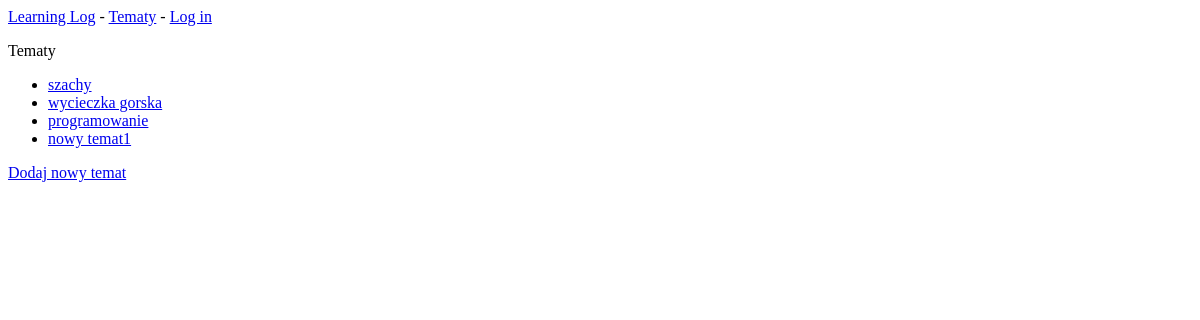
/topics/, run on an earlier commit of the app's database.
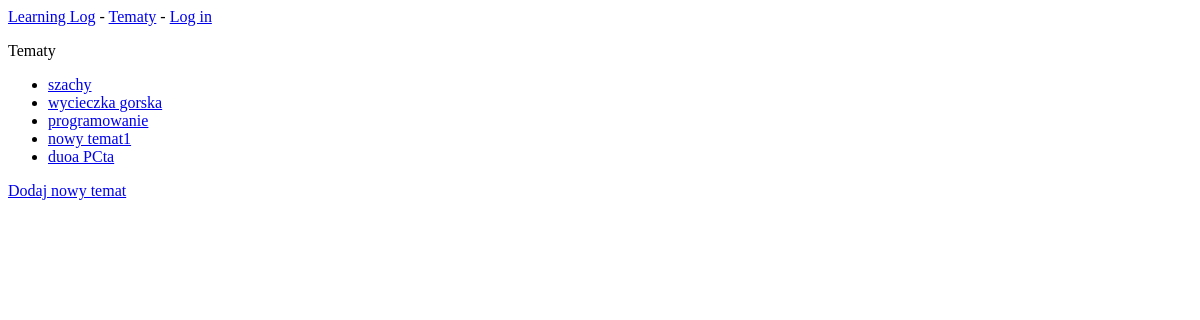
And on a later commit of the database.
### learning_logs_app/models.py (models this page shows)
class Topic (models.Model):
    text = models.CharField(max_length=200)
    date_added = models.DateTimeField(auto_now_add=True)
    def __str__(self):
        return self.text

### learning_logs_app/views.py (the view)
# urls.py: path('topics/', views.topics, name='topics'),
def topics (request):
    topics = Topic.objects.order_by ('date_added')
    context = {'topics':topics}
    return render (request, 'learning_logs_app/topics.html', context)

### learning_logs_app/templates/learning_logs_app/topics.html
{%extends "learning_logs_app/base.html" %}
{% block content %}
<p>Tematy</p>
<ul>
    {% for topic in topics %}
    <li>
        <a href="{% url 'learning_logs_app:topic' topic.id %}">{{topic}}</a>
    </li>
    {% empty %}
    <li>Nie zostal dodany jeszcze zaden temat</li>
    {% endfor %}
</ul>
<a href="{% url 'learning_logs_app:new_topic' %}">Dodaj nowy temat</a>
{% endblock content %}

What changed in the data, as far as the page shows it:
added Topic: text "duoa PCta"
